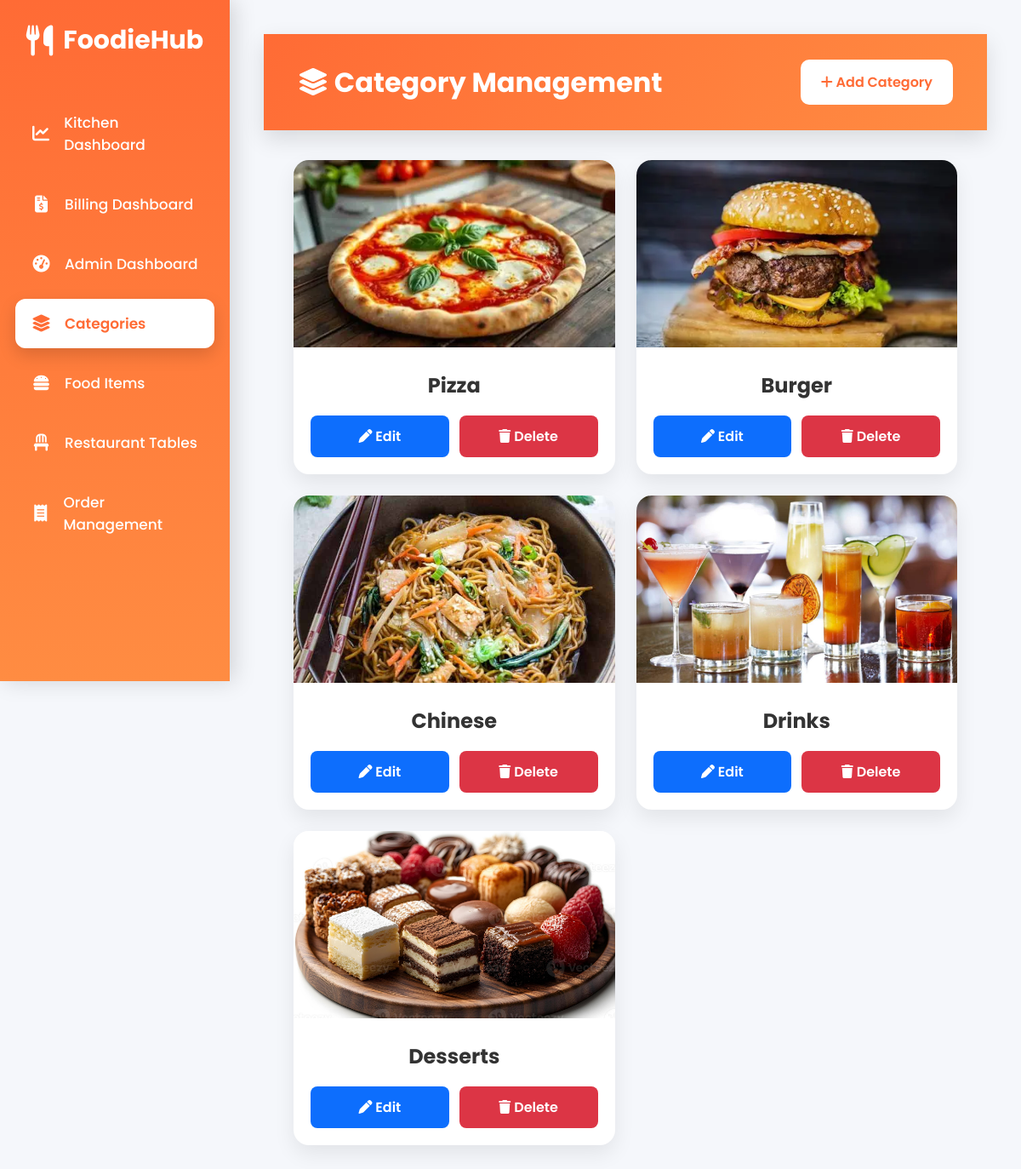
The page /admin-panel/categories/ (signed in) on the database its author committed.
### menu/models.py (models this page shows, shortened)
class Category(models.Model):
    category_name = models.CharField(max_length=100)
    description = models.TextField(blank=True)
    image = models.ImageField(upload_to='categories/', blank=True)

### adminpanel/views.py (the view)
# urls.py: path("categories/", views.category_list, name="category_list"),
@login_required(login_url='login')
def category_list(request):
    categories = Category.objects.all()
    return render(
        request,
        "category_list.html",
        {
            "categories":categories
        }
    )

### adminpanel/templates/category_list.html (shortened to what this page needs)
{% include "sidebar.html" %}
{% load static %}
<!DOCTYPE html>
<html lang="en">
<head>
<link rel="stylesheet"
href="https://cdnjs.cloudflare.com/ajax/libs/font-awesome/6.7.2/css/all.min.css">
</head>
<body>
<div class="main-content">
<div class="header">
<h1>
<i class="fa-solid fa-layer-group"></i>
Category Management
</h1>
<a href="{% url 'category_add' %}" class="add-btn">
<i class="fa-solid fa-plus"></i>
Add Category
</a>
</div>
<div class="container">
{% for category in categories %}
<div class="card">
<img src="{{ category.image.url }}" alt="{{ category.category_name }}">
<div class="content">
<h2>{{ category.category_name }}</h2>
<div class="actions">
<a href="{% url 'category_edit' category.id %}" class="edit">
<i class="fa-solid fa-pen"></i>
Edit
</a>
<a href="{% url 'category_delete' category.id %}" class="delete">
<i class="fa-solid fa-trash"></i>
Delete
</a>
</div>
</div>
</div>
{% empty %}
<div class="empty">
🍽️ No Categories Found
</div>
{% endfor %}
</div>
</div>
</body>
</html>

### templates/sidebar.html (style rules this page uses)
* { margin:0; padding:0; box-sizing:border-box; font-family:'Poppins',sans-serif; }
body { background:#f5f7fa; }
.main-content { margin-left:270px; padding:40px; }

### adminpanel/templates/category_list.html (style rules this page uses)
* { margin:0; padding:0; box-sizing:border-box; font-family:'Poppins',sans-serif; }
body { background:#f5f7fb; }
.main-content { margin-left:270px; width:calc(100% - 270px); min-height:100vh; transition:.3s; }
.header { background:linear-gradient(135deg,#ff6b35,#ff8c42); color:white; padding:30px 40px; display:flex; justify-content:space-between; align-items:center; flex-wrap:wrap; box-shadow:0 10px 25px rgba(0,0,0,.12); }
.header h1 { font-size:32px; }
.add-btn { text-decoration:none; background:white; color:#ff6b35; padding:14px 24px; border-radius:10px; font-weight:600; transition:.3s; }
.container { padding:35px; display:grid; grid-template-columns:repeat(auto-fit,minmax(280px,1fr)); gap:25px; }
.card { background:white; border-radius:18px; overflow:hidden; box-shadow:0 10px 25px rgba(0,0,0,.08); transition:.3s; }
.card img { width:100%; height:220px; object-fit:cover; }
.content { padding:20px; text-align:center; }
.content h2 { font-size:24px; margin-bottom:18px; color:#333; }
.actions { display:flex; gap:12px; justify-content:center; }
.edit { background:#0d6efd; }
.delete { background:#dc3545; }
.actions a { flex:1; padding:12px; text-decoration:none; color:white; border-radius:8px; font-weight:600; transition:.3s; }

### rows shown on the page
Category: image (picture), category_name "Pizza"
Category: image (picture), category_name "Burger"
Category: image (picture), category_name "Chinese"
Category: image (picture), category_name "Drinks"
Category: image (picture), category_name "Desserts"
